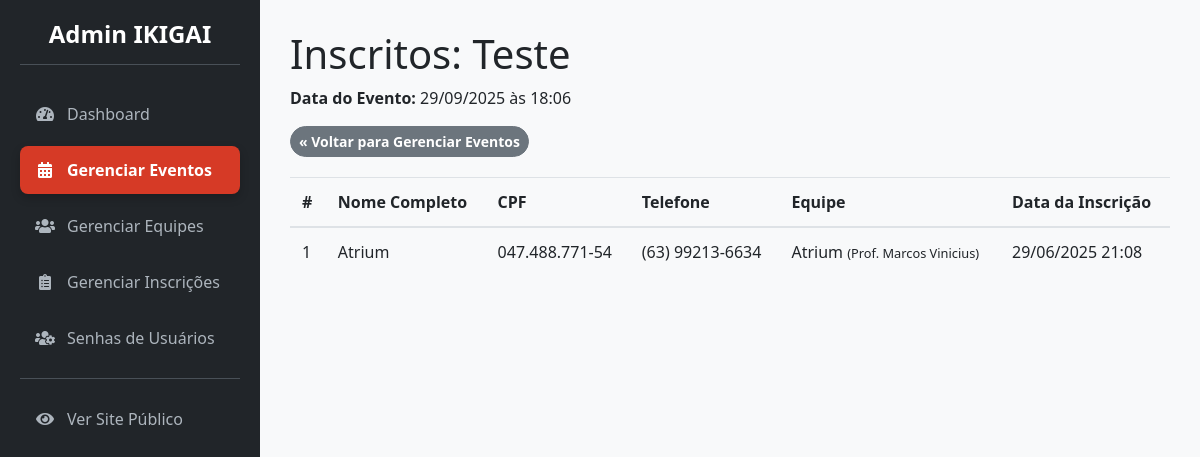
/admin/eventos/1/inscricoes (signed in), run on the app's committed database.
### app/models.py (models this page shows, shortened)
class Evento(db.Model):
    __tablename__ = 'eventos'
    id = db.Column(db.Integer, primary_key=True)
    nome_evento = db.Column(db.String(200), nullable=False)
    data_hora_evento = db.Column(db.DateTime, nullable=False)
    palestrante = db.Column(db.String(100))
    imagem_palestrante = db.Column(db.String(300))
    descricao = db.Column(db.Text)
    local_evento = db.Column(db.String(200))
    preco = db.Column(db.Float, default=0.0)
    numero_vagas = db.Column(db.Integer, nullable=False)
    pix_copia_e_cola = db.Column(db.Text)
    categorias = db.relationship('Categoria', backref='evento', lazy='dynamic', cascade="all, delete-orphan")

class Inscricao(db.Model):
    __tablename__ = 'inscricoes'
    id = db.Column(db.Integer, primary_key=True)
    data_inscricao = db.Column(db.DateTime, default=datetime.utcnow)
    status = db.Column(db.String(20), nullable=False, default='Pendente')
    participante_id = db.Column(db.Integer, db.ForeignKey('participantes.id'), nullable=False)
    categoria_id = db.Column(db.Integer, db.ForeignKey('categorias.id'), nullable=False)
    registrado_por_user_id = db.Column(db.Integer, db.ForeignKey('users.id'), nullable=False)
    pagamento = db.relationship('Pagamento', backref='inscricao', uselist=False, cascade="all, delete-orphan")
    __table_args__ = (db.UniqueConstraint('participante_id', 'categoria_id', name='uq_participante_categoria'),)

class Equipe(db.Model):
    __tablename__ = 'equipes'
    id = db.Column(db.Integer, primary_key=True)
    nome_equipe = db.Column(db.String(100), nullable=False, unique=True)
    professor_responsavel = db.Column(db.String(100))
    membros = db.relationship('User', secondary=membros_equipe, backref=db.backref('equipes', lazy='dynamic'),
                              lazy='dynamic')
    participantes = db.relationship('Participante', backref='equipe', lazy='dynamic')

class Participante(db.Model):
    __tablename__ = 'participantes'
    id = db.Column(db.Integer, primary_key=True)
    nome_completo = db.Column(db.String(150), nullable=False)
    data_nascimento = db.Column(db.Date, nullable=True)
    cpf = db.Column(db.String(14), unique=True, nullable=False)
    telefone = db.Column(db.String(20))
    graduacao = db.Column(db.String(50))
    peso = db.Column(db.Float)
    user_id = db.Column(db.Integer, db.ForeignKey('users.id'), nullable=True, unique=True)
    equipe_id = db.Column(db.Integer, db.ForeignKey('equipes.id'), nullable=False)
    inscricoes = db.relationship('Inscricao', backref='participante', lazy='dynamic')

### app/admin/routes.py (the view)
@bp.route('/eventos/<int:evento_id>/inscricoes')
@admin_required
def listar_inscricoes_evento(evento_id):
    evento = Evento.query.get_or_404(evento_id)
    inscricoes = Inscricao.query.join(Categoria).filter(
        Categoria.evento_id == evento.id
    ).options(
        joinedload(Inscricao.participante).joinedload(Participante.equipe),
        joinedload(Inscricao.categoria)
    ).order_by(Inscricao.data_inscricao).all()
    return render_template('admin/admin_listar_inscricoes_evento.html',
                           evento=evento,
                           inscricoes=inscricoes)

### app/__init__.py (called while the page is built)
@login_manager.user_loader
def load_user(user_id):
    return models.User.query.get(int(user_id))

### app/admin/routes.py (called while the page is built)
@bp.before_request
def before_request_handler():
    if current_app.config.get('DEBUG') and not current_user.is_authenticated:
        user = User.query.first()
        if user:
            login_user(user)

### app/templates/admin/admin_listar_inscricoes_evento.html (shortened to what this page needs)
{% extends 'admin/admin_base.html' %}
{% block page_title %}Inscritos: {{ evento.nome_evento }}{% endblock %}
{% block content %}
<p><strong>Data do Evento:</strong> {{ evento.data_hora_evento.strftime('%d/%m/%Y às %H:%M') }}</p>
<a href="{{ url_for('admin.gerenciar_eventos') }}" class="btn btn-secondary btn-sm" style="margin-bottom:20px;">&laquo; Voltar para Gerenciar Eventos</a>
{% if inscricoes %}
    <table class="table">
        <thead>
            <tr>
                <th>#</th>
                <th>Nome Completo</th>
                <th>CPF</th>
                <th>Telefone</th>
                <th>Equipe</th>
                <th>Data da Inscrição</th>
            </tr>
        </thead>
        <tbody>
            {% for inscricao in inscricoes %}
            <tr>
                <td>{{ loop.index }}</td>
                <td>{{ inscricao.participante.equipe.nome_equipe }}</td>
                <td>{{ inscricao.participante.cpf }}</td>
                <td>{{ inscricao.participante.telefone }}</td>
                <td>
                    {% if inscricao.participante.equipe.nome_equipe %}
                        {{ inscricao.participante.equipe.nome_equipe }}
                        <small>(Prof. {{ inscricao.participante.equipe.professor_responsavel }})</small>
                    {% else %}
                        Equipe não informada
                    {% endif %}
                </td>
                <td>{{ inscricao.data_inscricao.strftime('%d/%m/%Y %H:%M') }}</td>
            </tr>
            {% endfor %}
        </tbody>
    </table>
{% else %}
    <p>Nenhum participante inscrito neste evento ainda.</p>
{% endif %}
{% endblock %}

### app/static/css/admin_styles.css (style rules this page uses)
:root { --primary-red: rgb(214, 58, 38); --dark-red: rgb(180, 45, 28); --admin-bg: #f8f9fa; --sidebar-bg: #212529; --sidebar-link-color: #adb5bd; --sidebar-link-hover-color: #fff; --shadow: 0 4px 20px rgba(0, 0, 0, 0.08); --border-radius: 12px; --font-family: 'Segoe UI', Tahoma, Geneva, Verdana, sans-serif; }
body { background-color: var(--admin-bg); font-family: var(--font-family); }
.btn { border-radius: 25px; font-weight: 600; }

### data on the page
Evento: nome_evento "Teste", data_hora_evento "29/09/2025 às 18:06"
Inscricao: participante.equipe.nome_equipe "Atrium", participante.cpf "047.488.771-54", participante.telefone "(63) 99213-6634", participante.equipe.professor_responsavel "Marcos Vinicius", data_inscricao "29/06/2025 21:08"
